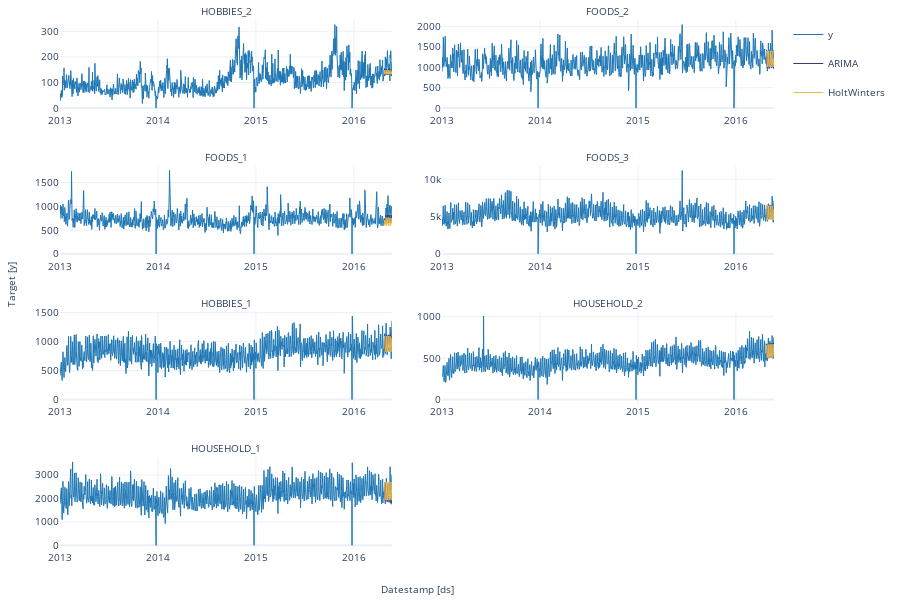

Write notebook code for a chart like this one.
### Markdown cell above
These are `plotly` charts, which are interactive. If you're not familiar, you can:
- Click a series name in the legend (on the right) to activate/deactivate it in the plots
- Hover your mouse over the plots and click + drag to zoom in
- Double click on the plots to zoom back out

### Code cell
sf.plot(df, forecast_df)
